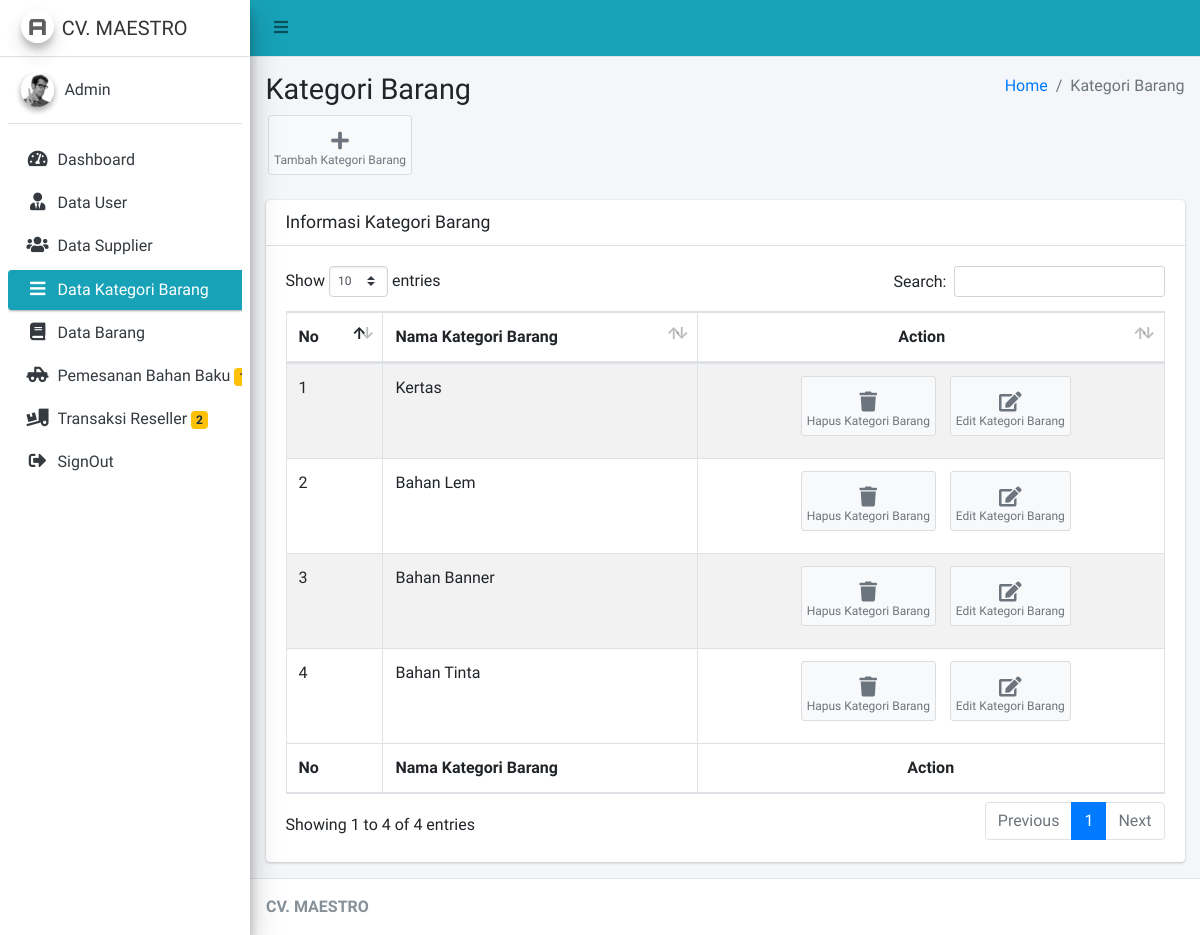
/Admin/cKategori (signed in), run on the app's committed database.
### tables this page shows
CREATE TABLE `kategori_barang` (
  `id_kategori` int(11) NOT NULL,
  `nama_kategori` varchar(125) NOT NULL
);

### application/controllers/Admin/cKategori.php (called while the page is built, shortened)
<?php
class cKategori extends CI_Controller
{
	public function __construct()
	{
		$this->load->model('mKategori');
	}
	public function index()
	{
		$data = array(
			'kategori' => $this->mKategori->select()
		);
		$this->load->view('Admin/Layout/head');
		$this->load->view('Admin/Layout/aside');
		$this->load->view('Admin/Kategori/vKategori', $data);
		$this->load->view('Admin/Layout/footer');
	}
}

### index.php (called while the page is built, shortened)
<?php
require_once BASEPATH.'core/CodeIgniter.php';

### application/models/mKategori.php (called while the page is built, shortened)
<?php
class mKategori extends CI_Model
{
	public function select()
	{
		$this->db->select('*');
		$this->db->from('kategori_barang');
		return $this->db->get()->result();
	}
}

### application/views/Admin/Kategori/vKategori.php (the view, shortened to what this page needs)
<div class="content-wrapper">
	<section class="content-header">
		<div class="container-fluid">
			<div class="row mb-2">
				<div class="col-sm-6">
					<h1>Kategori Barang</h1>
				</div>
				<div class="col-sm-6">
					<ol class="breadcrumb float-sm-right">
						<li class="breadcrumb-item"><a href="#">Home</a></li>
						<li class="breadcrumb-item active">Kategori Barang</li>
					</ol>
				</div>
			</div>
		</div>
		<a href="<?= base_url('Admin/cKategori/create') ?>" class="btn btn-app">
			<i class="fas fa-plus"></i> Tambah Kategori Barang
		</a>
	</section>
	<section class="content">
		<div class="container-fluid">
			<div class="row">
				<div class="col-12">
					<div class="card">
						<div class="card-header">
							<h3 class="card-title">Informasi Kategori Barang</h3>
						</div>
						<div class="card-body">
							<table id="example1" class="table table-bordered table-striped">
								<thead>
									<tr>
										<th>No</th>
										<th>Nama Kategori Barang</th>
										<th class="text-center">Action</th>
									</tr>
								</thead>
								<tbody>
									<?php
									$no = 1;
									foreach ($kategori as $key => $value) {
									?>
										<tr>
											<td><?= $no++ ?></td>
											<td><?= $value->nama_kategori ?></td>
											<td class="text-center"> <a href="<?= base_url('Admin/cKategori/delete/' . $value->id_kategori) ?>" class="btn btn-app">
													<i class="fas fa-trash"></i> Hapus Kategori Barang
												</a> <a href="<?= base_url('Admin/cKategori/edit/' . $value->id_kategori) ?>" class="btn btn-app">
													<i class="fas fa-edit"></i> Edit Kategori Barang
												</a></td>
										</tr>
									<?php
									}
									?>
								</tbody>
								<tfoot>
									<tr>
										<th>No</th>
										<th>Nama Kategori Barang</th>
										<th class="text-center">Action</th>
									</tr>
								</tfoot>
							</table>
						</div>
					</div>
				</div>
			</div>
		</div>
	</section>
</div>

### data on the page
kategori_barang: nama_kategori "Kertas"
kategori_barang: nama_kategori "Bahan Lem"
kategori_barang: nama_kategori "Bahan Banner"
kategori_barang: nama_kategori "Bahan Tinta"

### other printed values
$data->jml "2"
